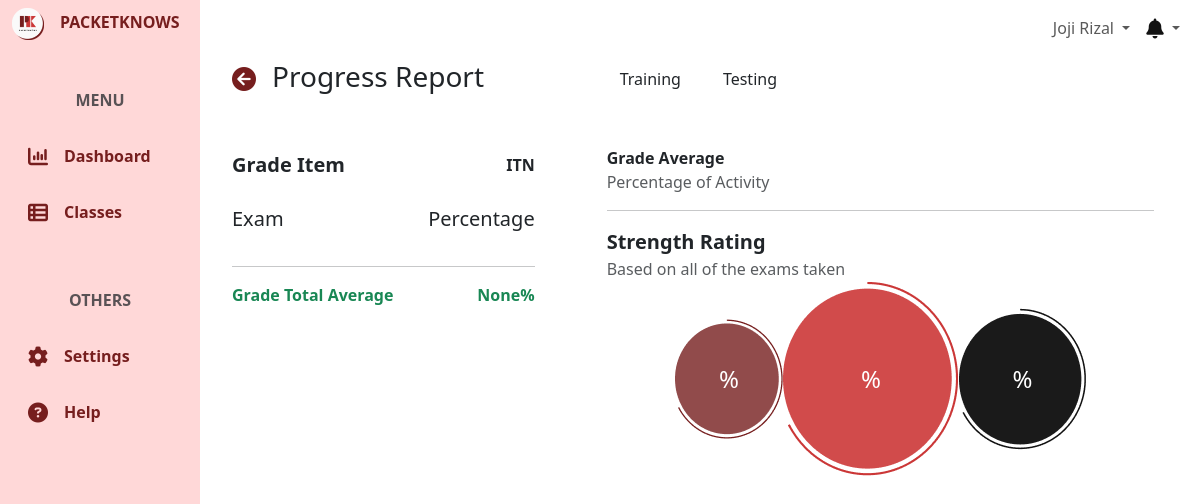
Screenshot of /progress-report/ITN/testing/ (signed in) with the database file from the repository.
### user/models.py (models this page shows, shortened)
class CustomUser(AbstractBaseUser, PermissionsMixin):
    email = models.EmailField(unique=True)
    first_name = models.CharField(max_length=50)
    last_name = models.CharField(max_length=50)
    is_active = models.BooleanField(default=True)
    is_staff = models.BooleanField(default=False)
    category = models.ForeignKey(UserCategory, on_delete=models.CASCADE)
    icon = models.ImageField(upload_to= 'user/icons/', blank=True, null=True)
    school_id = models.BigIntegerField(unique=True, blank=True, null=True)
    evidences = models.ImageField(upload_to= 'user/evidences/', blank=True, null=True)
    objects = CustomUserManager()
    USERNAME_FIELD = 'email'
    REQUIRED_FIELDS = ['first_name', 'last_name']
    class Meta:
        verbose_name = 'User'
        verbose_name_plural = 'Users'

### classroom/models.py (models this page shows, shortened)
class Classroom(models.Model):
    name = models.CharField(max_length=255)
    code = models.CharField(max_length=255)
    description = models.CharField(max_length=255)
    icon = models.ImageField(upload_to='classroom/class-icons/', blank=True, null=True)
    section = models.CharField(max_length=50)
    semester = models.CharField(max_length=50)
    school_year = models.CharField(max_length=50)
    instructor = models.ForeignKey(userModels.CustomUser, on_delete=models.CASCADE, related_name='instructor_classrooms')
    students = models.ManyToManyField(userModels.CustomUser, through='Enrollment', related_name='enrolled_classrooms')
    course = models.ForeignKey(activityModels.Course, on_delete=models.CASCADE)
    is_active = models.BooleanField()
    date_updated = models.DateTimeField(auto_now=True)
    class Meta:
        verbose_name_plural = "Classrooms"

### core/views.py (the view)
# urls.py: path('progress-report/<slug:classSlug>/testing/', coreViews.ProgressReportTestingView, name='progressReportTesting'),
@login_required(login_url='/')
def ProgressReportTestingView(request, classSlug):
    context = {}
    if request.method == 'POST':
        pass
    else:
        classroom = Classroom.objects.get(code=classSlug)
        context["classroom"] = classroom
        context["grades"] = computeTestingProgressReport(request.user, classroom)
    return render(request, 'core/progress-report-testing.html', context)

### templates/core/progress-report-testing.html (shortened to what this page needs)
{% extends 'core/base.html' %}
{% block content %}
<div class="container-fluid h-100">
    <div class="row h-100">
        <div class="col-2 fixed-top bg-pink h-100" id="green">
            {% include 'core/components/sidebar.html'%}
        </div>
        <div class="col-md-10 ms-auto" style="padding: 0; overflow-x: hidden !important;">
            {% include 'core/components/topnav.html'%}
            <main class="mt-5 pt-1">
                {% if request.user.category.name == 'Student'%}
                    {% include 'core/progress-reports/student-progress-report-testing.html'%}
                {% elif request.user.category.name == 'Self Learner'%}
                    {% include 'core/progress-reports/selfLearner-progress-report-testing.html'%}
                {% elif request.user.category.name == 'Instructor'%}
                    {% include 'core/progress-reports/instructor-progress-report-testing.html'%}
                {% endif %}
            </main>
        </div>
    </div>
</div>
{% endblock %}

### templates/core/components/topnav.html (shortened to what this page needs)
<nav class="navbar navbar-expand-lg navbar-light bg-white fixed-top col-md-9 ms-sm-auto col-lg-10">
    <div class="container-fluid">
            <ul class="navbar-nav ms-auto">
                <li class="nav-item dropdown">
                    <a class="nav-link dropdown-toggle" href="#" id="userDropdown" role="button" data-bs-toggle="dropdown" aria-expanded="false">
                      {{user.first_name}} {{user.last_name}}
                    </a>
                </li>
                <li class="nav-item dropdown ">
                    <a class="nav-link dropdown-toggle " href="#" id="notificationDropdown" role="button" data-bs-toggle="dropdown" aria-expanded="false">
                        <i class="fa-solid fa-bell fa-lg" style="color: #121212;"></i>
                    </a>
                </li>
            </ul>
    </div>
</nav>

### templates/core/progress-reports/student-progress-report-testing.html (shortened to what this page needs)
{% load static %}
<div class="container">
    <div class="row ms-2 mt-2 mb-4 ">
        <div class="col-md-4 ">
            <div class="d-flex align-items-center text-center">
                <a class="mb-1" href="{% url 'core:classes'%}"><i class="fa-solid fa-xl fa-circle-arrow-left" style="color: #761E1E;"></i></a>
                <h3 class="ms-3">Progress Report</h3>
            </div>
            <div class="d-flex justify-content-between align-items-center mt-5">
                <p class="fw-bold fs-5">Grade Item</p>
                <p class="fw-bold ">{{classroom.code}}</p>
            </div>
            <div class="d-flex justify-content-between align-items-center mt-2">
                <p class="fs-5">Exam</p>
                <p class="fs-5">Percentage</p>
            </div>
            <hr>
            <div class="d-flex justify-content-between align-items-center mt-2">
                <p class="text-success fw-bold">Grade Total Average</p>
                <p class="text-success fw-bold">{{grades.total_testing_percentage}}%</p>
            </div>
        </div>
        <div class="col-md-7 ms-5">
            <div class="d-flex mb-5">
                <a href="{% url 'core:progressReportTraining' classroom.code %}"><button id="trainingBtn" class="btn me-3">Training</button></a>
                <a href="{% url 'core:progressReportTesting' classroom.code %}"><button id="testingBtn" class="btn">Testing</button></a>
            </div>
            <div class="fw-bold">
                Grade Average
            </div>
            <div class="text-muted">
                Percentage of Activity
            </div>
            <hr>
            <div class="fw-bold fs-5">
                Strength Rating
            </div>
            <div class="text-muted">
                Based on all of the exams taken
            </div>
            <div class="d-flex align-items-center justify-content-center">
                <div class="rating rating-1 d-inline-block">
                    <div class="rating-label text-white">
                        <p class="fs-4 p-0 m-0">{{ grades.top_testing_categories.1.average_percentage }}%</p>
                    </div>
                    <img src="{% static 'res/icons/Dashboard/Dashboard-circle2.png' %}" alt="" class="img-fluid">
                </div>
                <div class="rating rating-1 d-inline-block">
                    <div class="rating-label text-white">
                        <p class="fs-4 p-0 m-0">{{grades.top_testing_categories.0.average_percentage}}%</p>
                    </div>
                    <img src="{% static 'res/icons/Dashboard/Dashboard-circle.png' %}" alt="" class="img-fluid">
                </div>
                <div class="rating rating-1 d-inline-block">
                    <div class="rating-label text-white">
                        <p class="fs-4 p-0 m-0">{{grades.top_testing_categories.2.average_percentage}}%</p>
                    </div>
                    <img src="{% static 'res/icons/Dashboard/Dashboard-circle3.png' %}" alt="" class="img-fluid">
                </div>
            </div>
        </div>
    </div>
</div>

### static/css/global.css (style rules this page uses)
.bg-pink { background-color: #FFD8D8; }
.bg-white { background-color: #FAFAFA; }

### static/css/dashboards/studentDashboard.css (style rules this page uses)
.rating { position: relative; text-align: center; }
.rating-label { position: absolute; top: 50%; left: 50%; transform: translate(-50%, -50%); }

### rows the page displays
CustomUser: first_name "Joji", last_name "Rizal"
Classroom: code "ITN"

### other values shown
{{ grades.total_testing_percentage }} "None"
